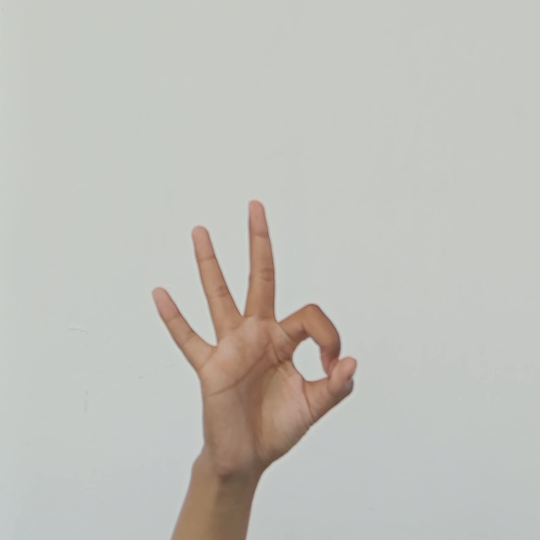
#> input picture frame 6 of CNN_MOBILENET_VIDEO/Video_BISINDO/o/video_20251231_141928_edit.mp4, 1080 x 1080 px (shown at 1/2 size)
$ python step_1_ekstrak_frame.py
#> lines starting #> are read from the running program, lines starting #| are printed output that depends on the picture
import cv2
import os

# VIDEO_DIR  : folder berisi video BISINDO per huruf
# OUTPUT_DIR : folder hasil ekstraksi frame (dataset citra)
VIDEO_DIR = "Video_BISINDO"
OUTPUT_DIR = "Citra_BISINDO"

# FRAME_SKIP : interval pengambilan frame
#              (1 frame diambil setiap 5 frame video)
# RESIZE     : ukuran citra hasil ekstraksi (256.256)
FRAME_SKIP = 5
RESIZE = (256, 256)

# Membuat folder output utama jika belum tersedia
os.makedirs(OUTPUT_DIR, exist_ok=True)

# Menampilkan daftar folder kelas (huruf BISINDO)
print(" Folder huruf:", os.listdir(VIDEO_DIR))

# PROSES EKSTRAKSI FRAME PER KELAS
# Setiap folder dianggap sebagai satu label kelas
for label in os.listdir(VIDEO_DIR):
    label_path = os.path.join(VIDEO_DIR, label)

    # pastikan ini folder (a, b, c, ...)
    if not os.path.isdir(label_path):
        continue

    # Mendukung beberapa format video umum
    video_files = [
        f for f in os.listdir(label_path)
        if f.lower().endswith(('.mp4', '.avi', '.mov', '.mkv'))
    ]

    # Jika tidak ditemukan video, kelas dilewati
    if len(video_files) == 0:
        print(f"⚠️ Tidak ada video di folder {label}")
        continue

    # Mengambil satu video sebagai sumber data
    video_name = video_files[0]
    video_path = os.path.join(label_path, video_name)

    print(f"▶️ Processing {label} → {video_name}")

     # Struktur ini sesuai dengan format dataset CNN
    output_label_dir = os.path.join(OUTPUT_DIR, label.upper())
    os.makedirs(output_label_dir, exist_ok=True)

    # Membuka video menggunakan OpenCV
    cap = cv2.VideoCapture(video_path)

    if not cap.isOpened():
        print(f"❌ Gagal membuka video {video_name}")
        continue

    frame_idx = 0
    saved = 0

    while True:
        ret, frame = cap.read()
#> frame is the input picture: shape (1080, 1080, 3); mean B, G, R 186.2, 191.8, 192.4
         # Jika frame tidak terbaca, video telah selesai
        if not ret:
            break
        # Mengambil frame berdasarkan interval FRAME_SKIP
        if frame_idx % FRAME_SKIP == 0:
            frame = cv2.resize(frame, RESIZE)
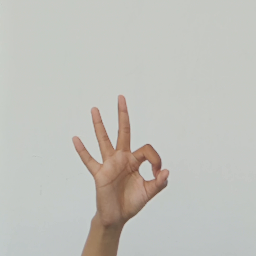
#> frame: shape (256, 256, 3); mean B, G, R 186.2, 191.8, 192.4
            # Menyimpan frame sebagai file citra (.jpg)
            cv2.imwrite(
                os.path.join(output_label_dir, f"{label}_{saved:04d}.jpg"),
                frame
            )
            saved += 1

        frame_idx += 1
    # Melepas resource video
    cap.release()
     # Menampilkan jumlah frame yang berhasil diekstraks
    print(f" {label.upper()} → {saved} frame disimpan\n")

$ run again, starting later in the video
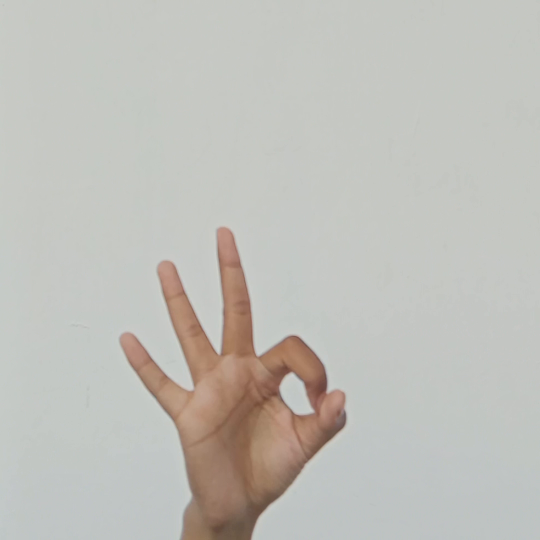
#> input picture frame 30 of CNN_MOBILENET_VIDEO/Video_BISINDO/o/video_20251231_141928_edit.mp4, 1080 x 1080 px (shown at 1/2 size)
#> frame is the input picture: shape (1080, 1080, 3); mean B, G, R 185.2, 190.7, 191.7
#> `frame = cv2.resize(frame, RESIZE)`:
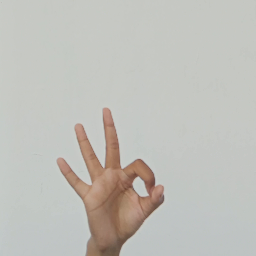
#> frame: shape (256, 256, 3); mean B, G, R 185.1, 190.7, 191.7

$ run again, starting later in the video
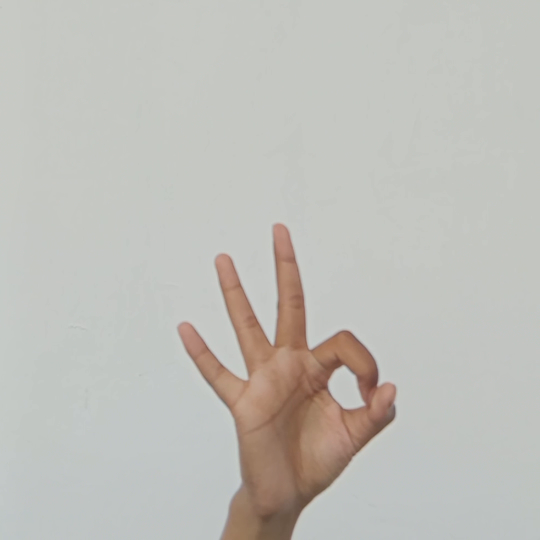
#> input picture frame 53 of CNN_MOBILENET_VIDEO/Video_BISINDO/o/video_20251231_141928_edit.mp4, 1080 x 1080 px (shown at 1/2 size)
#> frame is the input picture: shape (1080, 1080, 3); mean B, G, R 184.5, 189.9, 191
#> `frame = cv2.resize(frame, RESIZE)`:
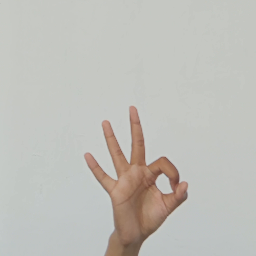
#> frame: shape (256, 256, 3); mean B, G, R 184.5, 189.9, 191
